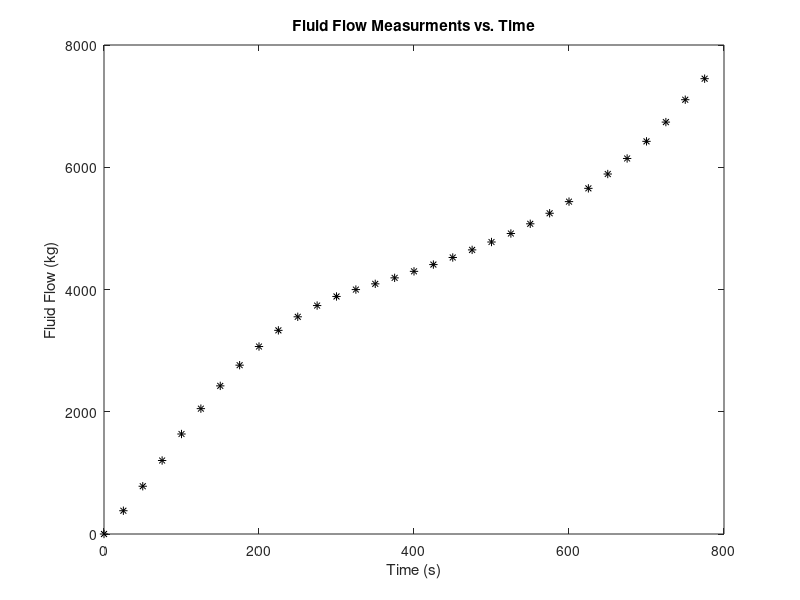
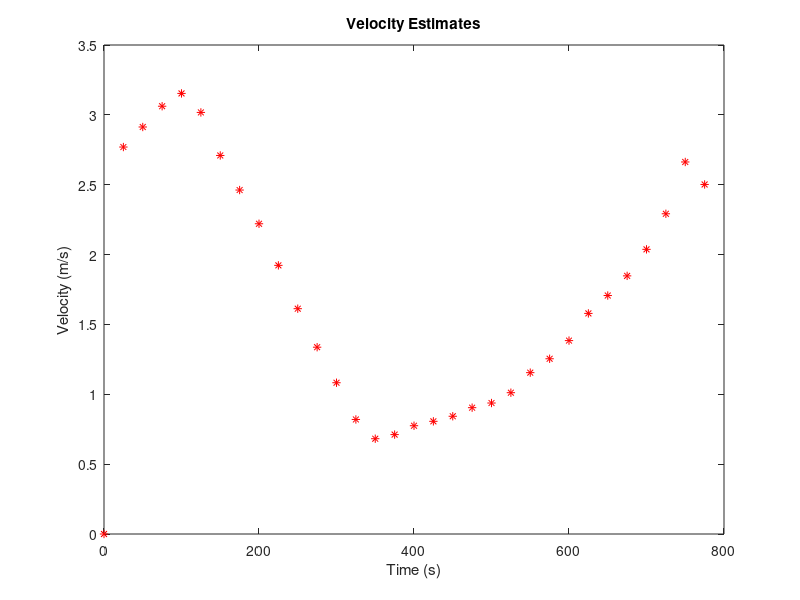

Here is the MATLAB script that generated these plots, in order:
% Coleman Lyski
% March 9, 2017
% Midterm - P1
clear; clc; close all; home
commandwindow

load P1;

figure(1)
clf
plot(t,Qflow,'k*')
title('Fluid Flow Measurments vs. Time')
xlabel('Time (s)')
ylabel('Fluid Flow (kg)')

vel(1) = 0;
for k = 2:length(t)
   vel(k) = (1/(1100*0.005)) * (Qflow(k) - Qflow(k-1))/(t(2)-t(1)); 
end

figure(2)
clf
plot(t,vel,'r*')
title('Velocity Estimates')
xlabel('Time (s)')
ylabel('Velocity (m/s)')

maxvel = max(vel);
meanvel = (sum(vel))/length(vel);

fprintf('\nMaximum Velocity: %0.3f m/s',maxvel)
fprintf('\nAverage Velocity: %0.3f m/s',meanvel)